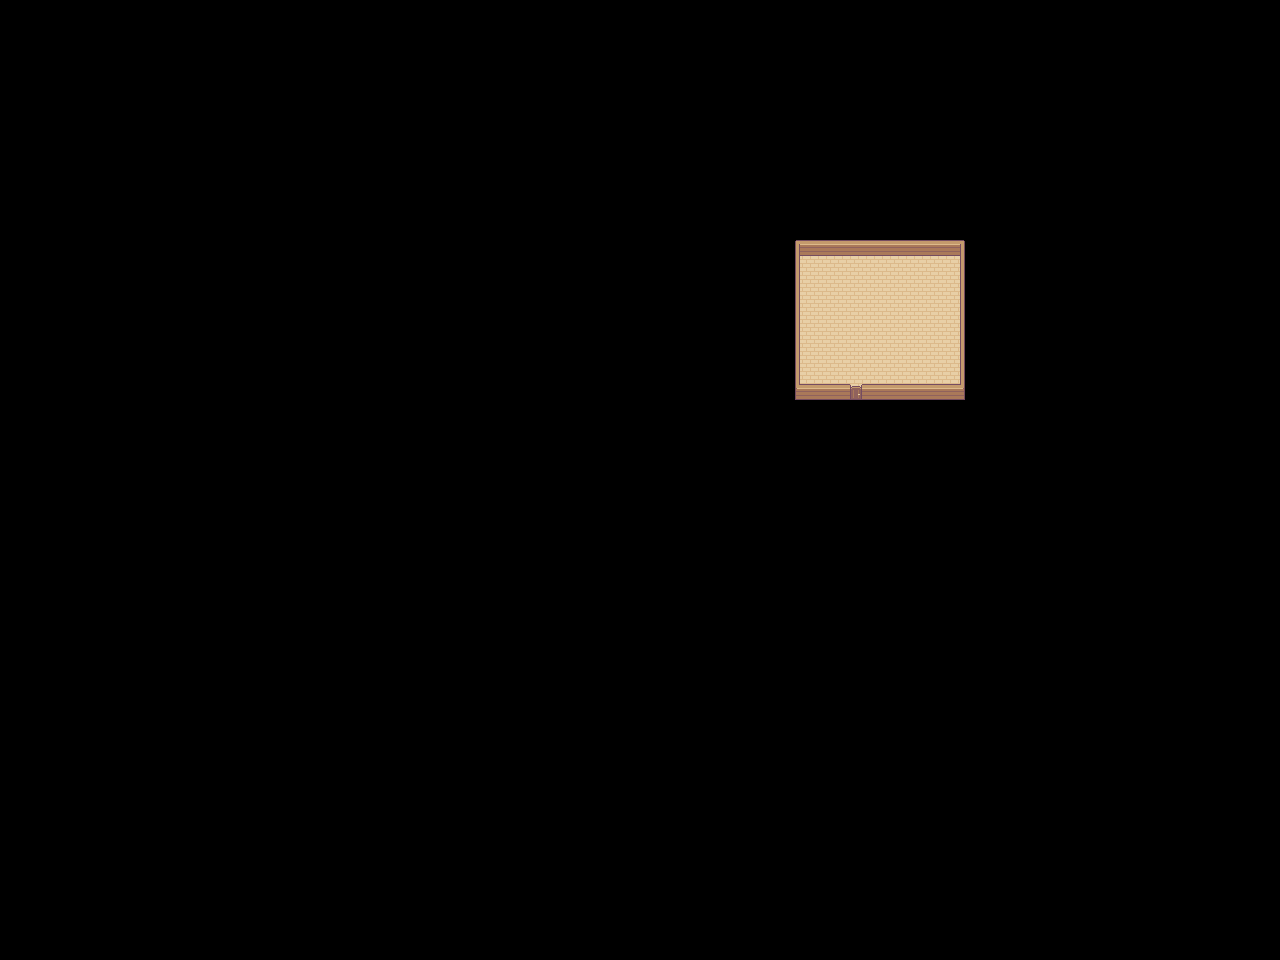

Rendered tile map (Tiled .tmx) drawn with the repository's tilesets; below, a short description and the map source with its tile grids summarised:
An orthogonal 80x60 tile map with 16x16 px tiles, 2 tile layers (Floor, Walls), 3 tilesets and 12 objects (Bed, Door_Inside).

<map version="1.9" tiledversion="1.9.2" orientation="orthogonal" renderorder="right-down" width="80" height="60" tilewidth="16" tileheight="16" infinite="0" nextlayerid="6" nextobjectid="45">
 <tileset firstgid="1" source="Tilesets/Wooden House.tsx" />
 <tileset firstgid="36" source="Tilesets/Furniture.tsx" />
 <tileset firstgid="49" source="Tilesets/Trader.tsx" />
 <layer id="1" name="Floor" width="80" height="60">
  <data>[4800 cells, 81 non-empty, 1 distinct tile ids]</data>
 </layer>
 <layer id="2" name="Walls" width="80" height="60">
  <data>[4800 cells, 40 non-empty, 9 distinct tile ids]</data>
 </layer>
 <objectgroup id="5" name="Floor Furniture">
  <object id="30" gid="43" x="844" y="383" width="24" height="13" />
  <object id="31" gid="46" x="816.333" y="335.333" width="16" height="13" />
  <object id="36" gid="44" x="932" y="286.667" width="24" height="13" />
  <object id="40" gid="44" x="931.667" y="318" width="24" height="13" />
 </objectgroup>
 <objectgroup id="3" name="Furniture">
  <object id="38" gid="39" x="931.333" y="316.667" width="10" height="13" />
  <object id="39" gid="40" x="946.333" y="316.667" width="10" height="13" />
  <object id="41" gid="36" x="800.667" y="334.333" width="14" height="22" />
  <object id="42" gid="40" x="946" y="284" width="10" height="13" />
  <object id="43" gid="39" x="931" y="284" width="10" height="13" />
  <object id="44" gid="45" x="915.667" y="350.333" width="24" height="13" />
 </objectgroup>
 <objectgroup id="4" name="Interaction">
  <object id="28" name="Bed" x="801.03" y="320.515" width="32" height="18" />
  <object id="29" name="Door_Inside" x="847.697" y="382.848" width="16" height="16" />
 </objectgroup>
</map>
